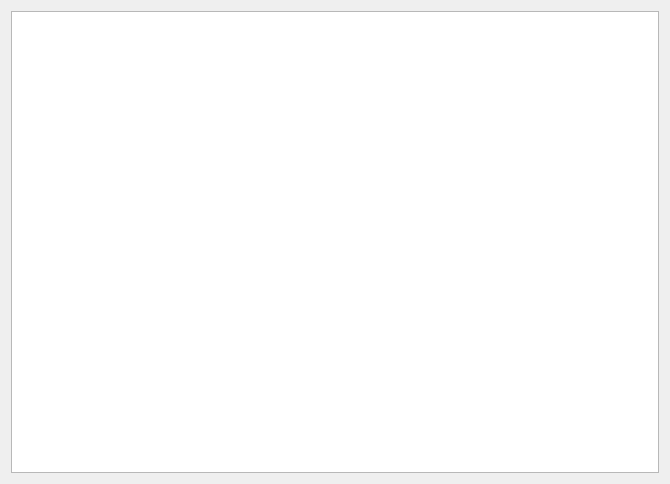
<?xml version="1.0" encoding="UTF-8"?>
<ui version="4.0">
 <class>Form</class>
 <widget class="QWidget" name="Form">
  <property name="geometry">
   <rect>
    <x>0</x>
    <y>0</y>
    <width>670</width>
    <height>484</height>
   </rect>
  </property>
  <property name="sizePolicy">
   <sizepolicy hsizetype="Expanding" vsizetype="Expanding">
    <horstretch>0</horstretch>
    <verstretch>0</verstretch>
   </sizepolicy>
  </property>
  <property name="windowTitle">
   <string>Form</string>
  </property>
  <layout class="QGridLayout" name="gridLayout">
   <item row="0" column="0">
    <widget class="QTableWidget" name="execution">
     <property name="editTriggers">
      <set>QAbstractItemView::NoEditTriggers</set>
     </property>
     <property name="selectionMode">
      <enum>QAbstractItemView::SingleSelection</enum>
     </property>
     <property name="selectionBehavior">
      <enum>QAbstractItemView::SelectItems</enum>
     </property>
     <attribute name="horizontalHeaderHighlightSections">
      <bool>true</bool>
     </attribute>
    </widget>
   </item>
  </layout>
 </widget>
 <resources/>
 <connections/>
</ui>
